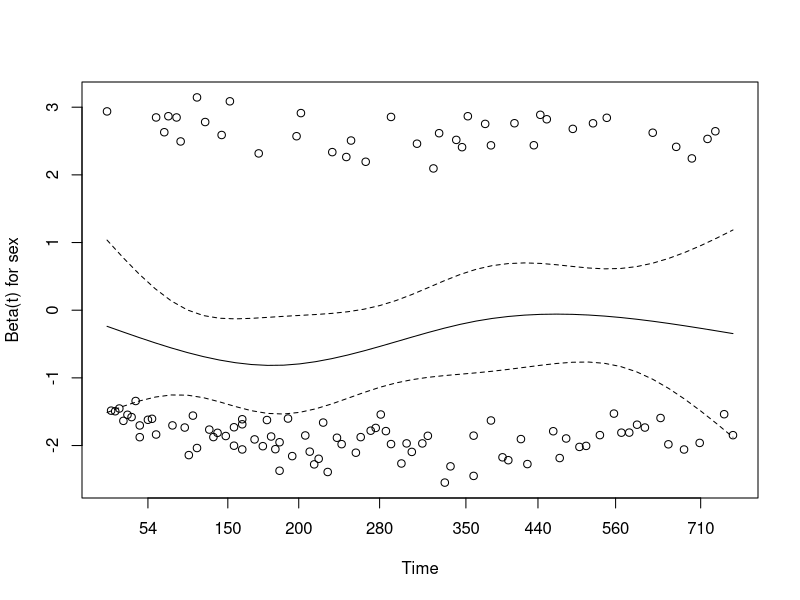
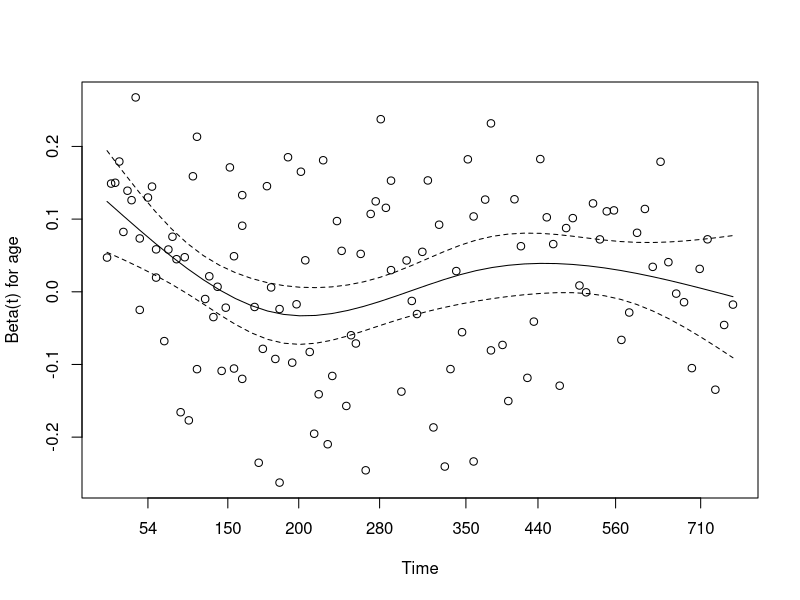
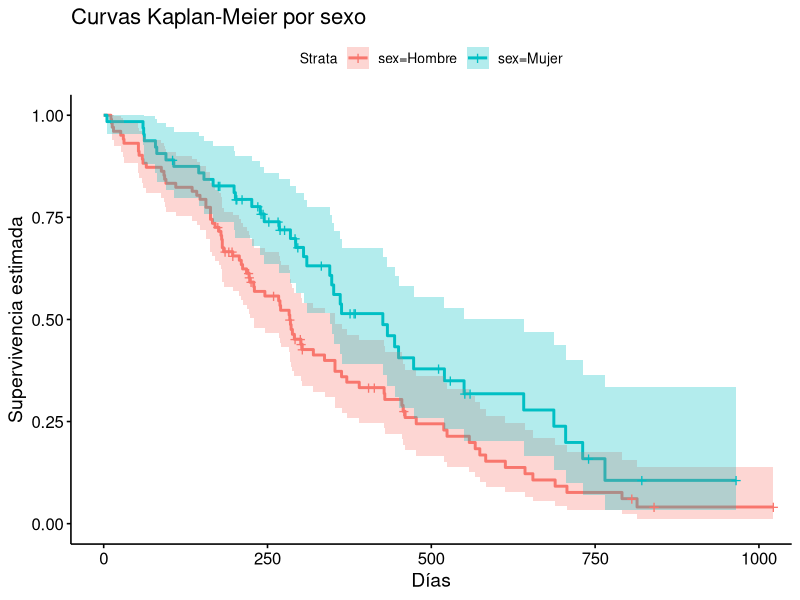
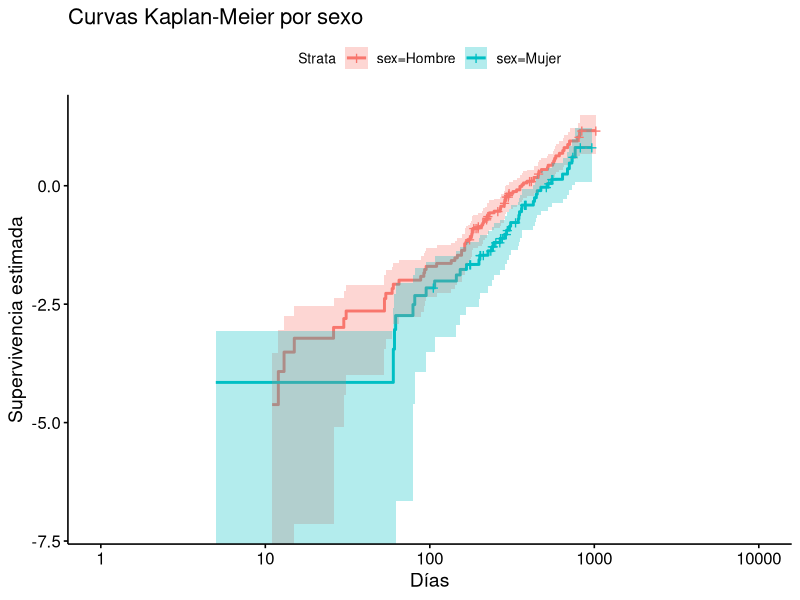
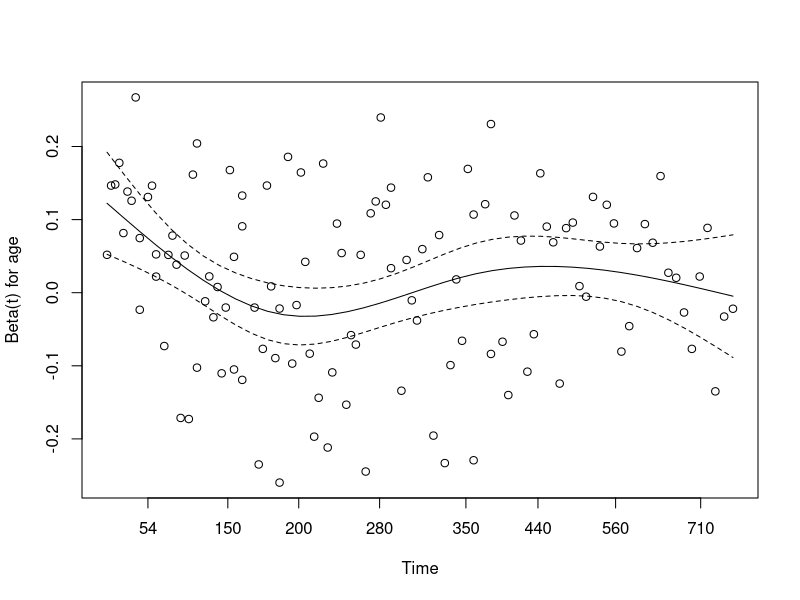
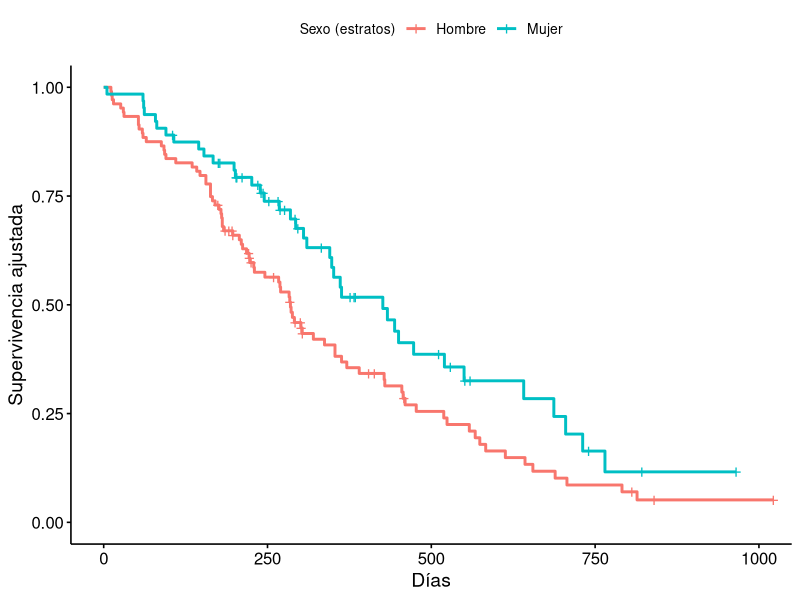
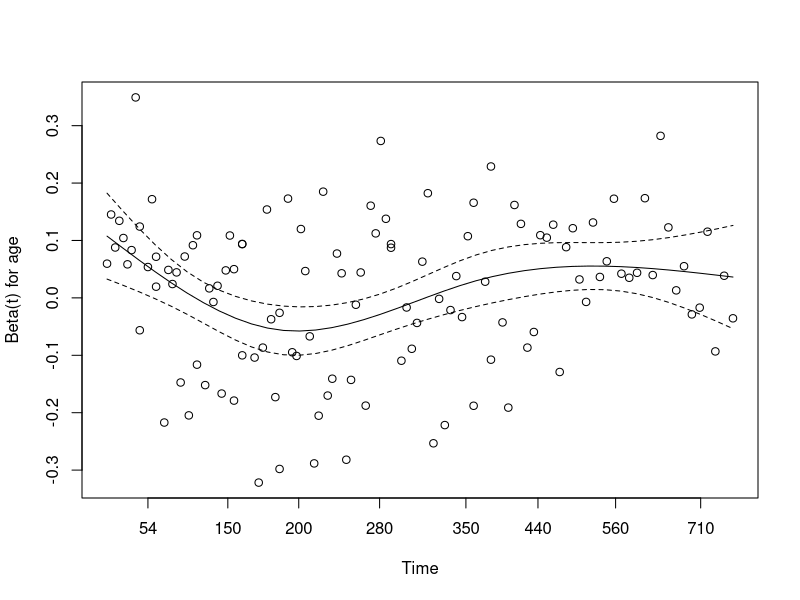
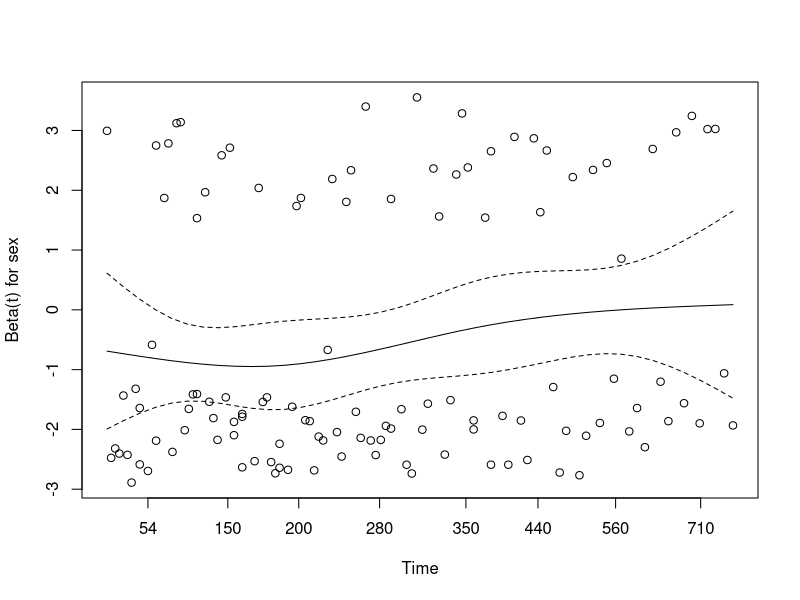

Here is the R script that generated these plots, in order:
## ---- chunk 1
packages <- c("survival","asaur","survminer","dplyr","MASS")
if (length(setdiff(packages, rownames(installed.packages()))) > 0) {
  install.packages(setdiff(packages, rownames(installed.packages())), 
                   repos = "http://cran.rstudio.com")
}
sapply(packages, require, character.only=TRUE)
## ---- chunk 2
#| echo: true
library(survival)
data(cancer, package="survival")
table(lung$ph.ecog)
lung <- lung %>% 
  na.omit() %>%
  mutate(status2 = ifelse(status == 2, 1, 0)) %>%
  filter(ph.ecog<3) %>%
  mutate(surv_obj = Surv(time, status2),
         sex = factor(sex, 
                      levels = c(1, 2), 
                      labels = c("Hombre", "Mujer")),
         ph.ecog2 = factor(ph.ecog, 
                           levels = c(0,1,2), 
                           labels = c("asymptomatic", 
                                   "symptomatic but completely ambulatory",
                                   "in bed <50% of the day")))
  

head(lung)
## ---- chunk 3
summary(lung)
## ---- chunk 4
#| echo: true
print(lung$surv_obj)
## ---- chunk 5
mod1 <- coxph(surv_obj ~ sex + age, data = lung)
summary(mod1)
## ---- chunk 6
zph1 <- cox.zph(mod1)
zph1
plot(zph1)
## ---- chunk 7
#| echo: true
fit_km <- survfit(surv_obj ~ sex, data = lung)

ggsurvplot(fit_km,
           data = lung,
           conf.int = TRUE,
           xlab = "Días", ylab = "Supervivencia estimada",
           title = "Curvas Kaplan-Meier por sexo")
## ---- chunk 8
ggsurvplot(fit_km,
           data = lung,
           fun = "cloglog",
           conf.int = TRUE,
           xlab = "Días", ylab = "Supervivencia estimada",
           title = "Curvas Kaplan-Meier por sexo")
## ---- chunk 9
#| echo: true
mod_strat <- coxph(surv_obj ~ age + strata(sex), data = lung)
summary(mod_strat)
## ---- chunk 10
zph_strat <- cox.zph(mod_strat)
zph_strat
plot(zph_strat)
## ---- chunk 11
#| echo: true
# Modelo sin estratificación
AIC(mod1)

# Modelo con estratificación
AIC(mod_strat)

# Ver ambos resúmenes
summary(mod1)
## ---- chunk 12
#| echo: true
summary(mod_strat)
## ---- chunk 13
#| echo: true
library(survminer)
fit_strat <- survfit(mod_strat)

ggsurvplot(fit_strat, data = lung,
           legend.title = "Sexo (estratos)",
           xlab = "Días", ylab = "Supervivencia ajustada")
## ---- chunk 14
#| echo: true
mod_strat2 <- coxph(surv_obj ~ age + sex + ph.karno + pat.karno + meal.cal + 
                      ph.ecog2 + wt.loss, data = lung)
summary(mod_strat2)
## ---- chunk 15
zph_strat2 <- cox.zph(mod_strat2)
zph_strat2
plot(zph_strat2)
## ---- chunk 16
modelo_completo <- coxph(surv_obj ~ age + strata(sex) + ph.karno + pat.karno + meal.cal + 
                      ph.ecog2 + wt.loss, data = lung)
birthwt.step <- stepAIC(modelo_completo, trace = TRUE)
## ---- chunk 17
#| echo: true
mod_select <- coxph(surv_obj ~ strata(sex) + pat.karno + ph.karno + ph.ecog2 + wt.loss, data = lung)
summary(mod_select)
## ---- chunk 18
zph_select <- cox.zph(mod_select)
zph_select
plot(zph_select)
